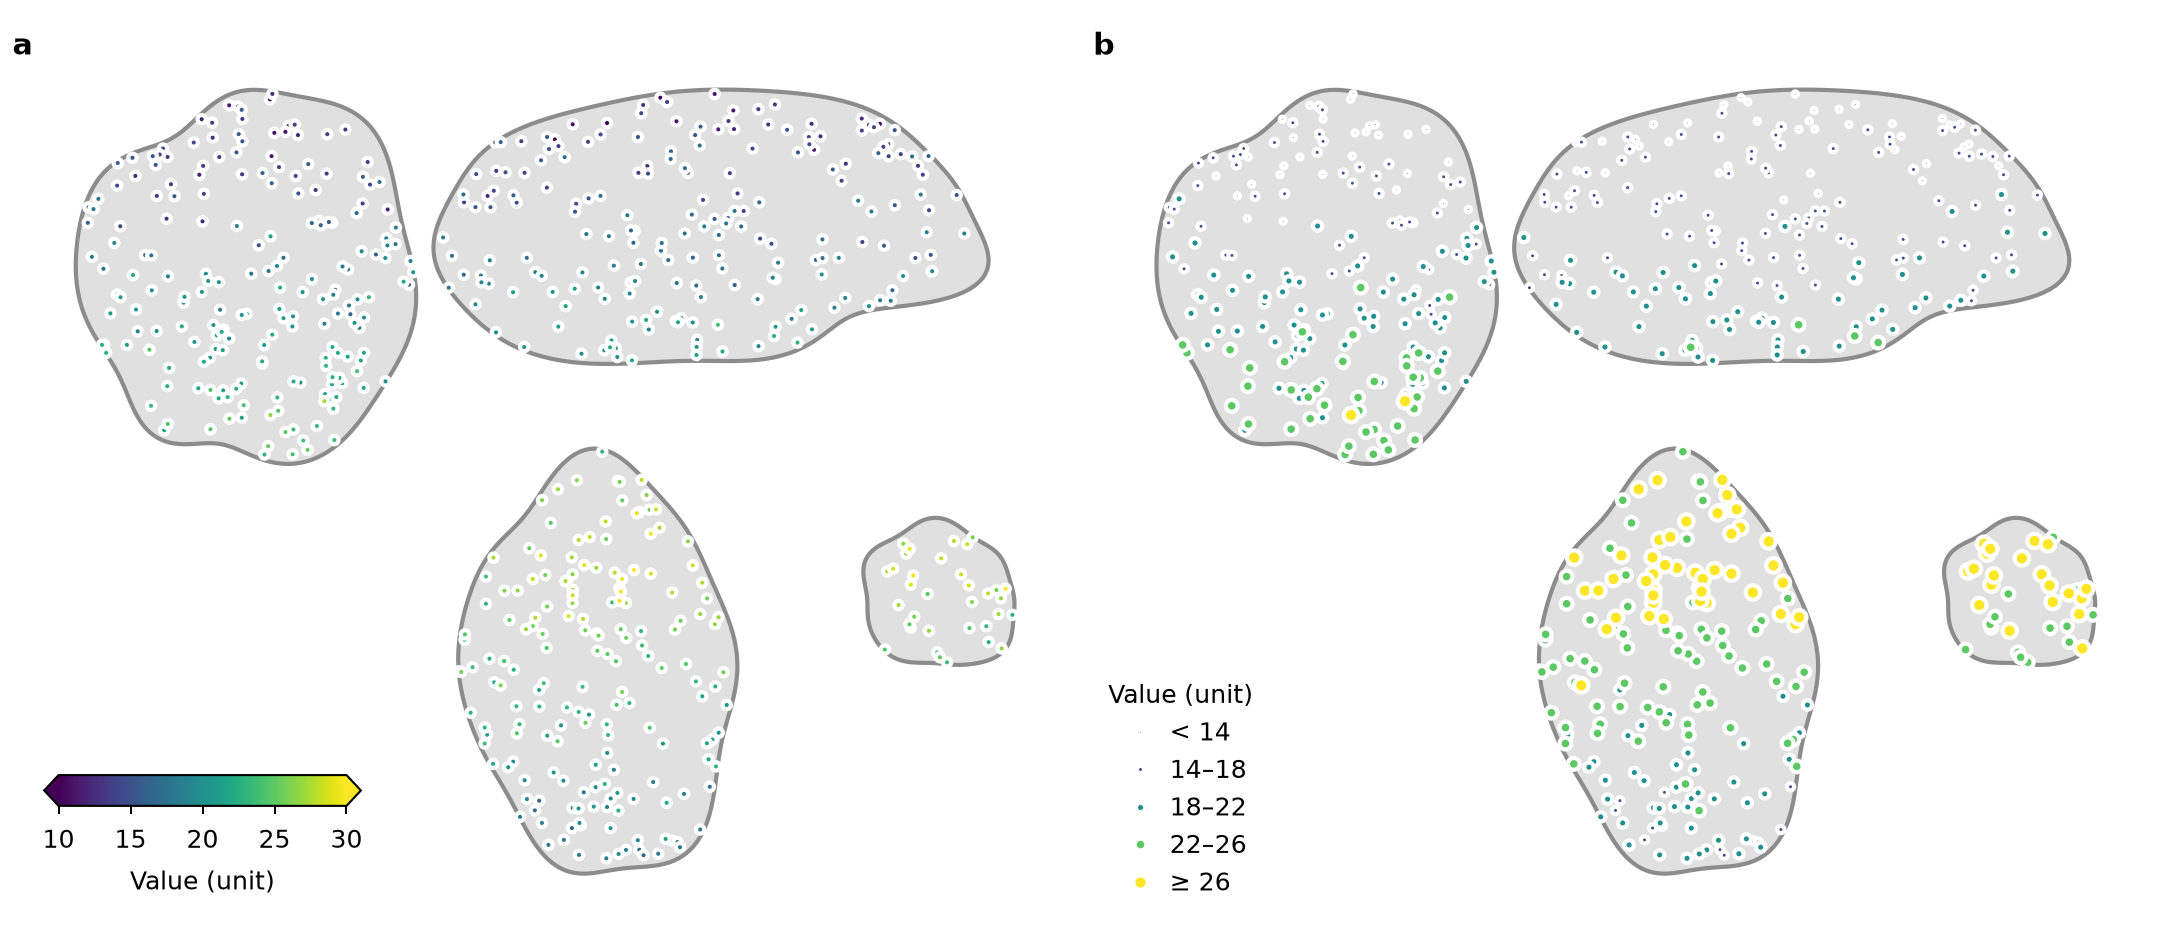

Write the Python code that produced this figure.
"""Point map: cities on gray land, value by color (a) or by color and size together (b).
Synthetic data. Writes snippet.png next to this file.
"""

import os
from pathlib import Path

import matplotlib.pyplot as plt
import numpy as np
from matplotlib.colors import BoundaryNorm, Normalize
from matplotlib.lines import Line2D
from matplotlib.patches import PathPatch
from matplotlib.path import Path as MplPath

MM = 1 / 25.4
STYLE_DIR = Path(__file__).resolve().parent / "../../../styles"
EXTENT = (-40, 80, -40, 60)  # lon_min, lon_max, lat_min, lat_max
# Land masses: center lon, center lat, half-width and half-height in degrees.
LANDS = [(-14, 30, 18, 22), (42, 38, 30, 16), (25, -12, 16, 22), (66, -5, 9, 8)]
LAND = {"facecolor": "0.88", "edgecolor": "0.55"}
N_CITIES = 600
VMIN, VMAX = 10, 30  # color scale of panel a
CLASSES = [10, 14, 18, 22, 26, 30]  # class edges of panel b
SIZES = [1.5, 3, 5, 8, 12]  # marker area (points²) per class in panel b


def wiggle(rng, n, scale, terms=8):
    t = np.linspace(0, 1, n, endpoint=False)
    return sum(scale / k * np.sin(2 * np.pi * k * t + rng.uniform(0, 2 * np.pi))
               for k in range(1, terms + 1))


def land_paths(rng):
    paths = []
    for lon, lat, rx, ry in LANDS:
        angle = np.linspace(0, 2 * np.pi, 200, endpoint=False)
        radius = 1 + wiggle(rng, angle.size, 0.12)
        ring = np.column_stack([lon + rx * radius * np.cos(angle),
                                lat + ry * radius * np.sin(angle)])
        paths.append(MplPath(np.vstack([ring, ring[:1]]), closed=True))
    return paths


def cities(rng, lands):
    """Cities inside the land masses; value falls with distance from the equator."""
    lon = rng.uniform(*EXTENT[:2], 20 * N_CITIES)
    lat = rng.uniform(*EXTENT[2:], 20 * N_CITIES)
    points = np.column_stack([lon, lat])
    keep = np.any([path.contains_points(points) for path in lands], axis=0)
    lon, lat = points[keep][:N_CITIES].T
    value = 28 - 0.3 * np.abs(lat) + rng.normal(0, 1.5, lon.size)
    return lon, lat, value


def base_map(ax, lands):
    for path in lands:
        ax.add_patch(PathPatch(path, **LAND))
    ax.set(xlim=EXTENT[:2], ylim=EXTENT[2:], aspect="equal")
    ax.set_axis_off()


def point_map(ax, lon, lat, value, norm, cmap, sizes=None):
    """Draw cities as filled circles. Without `sizes` every point has one size."""
    order = np.argsort(value)  # draw high values last so they are not hidden
    s = 4 if sizes is None else sizes[order]
    return ax.scatter(lon[order], lat[order], c=value[order], s=s, cmap=cmap, norm=norm,
                      edgecolors="white", zorder=3)


def class_legend(ax, norm, cmap):
    handles = []
    for i, (low, high) in enumerate(zip(CLASSES[:-1], CLASSES[1:])):
        color = cmap(norm((low + high) / 2))
        # The end classes also hold values beyond the outer edges.
        label = f"< {high}" if i == 0 else f"≥ {low}" if high == CLASSES[-1] else f"{low}–{high}"
        handles.append(Line2D([], [], linestyle="none", marker="o", markersize=np.sqrt(SIZES[i]),
                              markerfacecolor=color, markeredgecolor="white",
                              label=label))
    ax.legend(handles=handles, title="Value (unit)", loc="lower left", frameon=False,
              handletextpad=0.2, borderaxespad=0.2)


def main():
    rng = np.random.default_rng(3)
    lands = land_paths(rng)
    lon, lat, value = cities(rng, lands)
    cmap = plt.get_cmap("viridis")
    default = STYLE_DIR / "default.mplstyle"
    sheets = [default] if default.is_file() else []
    if selected := os.environ.get("CEDALION_STYLE"):
        sheet = Path(selected).expanduser()
        sheets.append(sheet if sheet.is_file() else STYLE_DIR / (selected.removesuffix(".mplstyle") + ".mplstyle"))
    map_frame = STYLE_DIR / "map.mplstyle"
    if map_frame.is_file():
        sheets.append(map_frame)
    width_mm = float(os.environ.get("CEDALION_WIDTH_MM", 183))
    with plt.style.context(sheets):
        fig, (ax_a, ax_b) = plt.subplots(1, 2, figsize=(width_mm * MM, 80 * MM), layout="constrained")

        base_map(ax_a, lands)
        points = point_map(ax_a, lon, lat, value, Normalize(VMIN, VMAX), cmap)
        bar = ax_a.inset_axes([0.03, 0.12, 0.3, 0.035])
        fig.colorbar(points, cax=bar, orientation="horizontal", extend="both",
                     ticks=range(VMIN, VMAX + 1, 5), label="Value (unit)")

        base_map(ax_b, lands)
        classes = BoundaryNorm(CLASSES, cmap.N, extend="neither")
        index = np.clip(np.digitize(value, CLASSES) - 1, 0, len(SIZES) - 1)
        clipped = np.clip(value, CLASSES[0], CLASSES[-1] - 1e-9)
        point_map(ax_b, lon, lat, clipped, classes, cmap, sizes=np.array(SIZES)[index])
        class_legend(ax_b, classes, cmap)

        for ax, letter in zip((ax_a, ax_b), "ab"):
            ax.text(0, 1, letter, transform=ax.transAxes, fontsize="large", fontweight="bold",
                    ha="left", va="top")
        fig.savefig(os.environ.get("CEDALION_SNIPPET_PNG", Path(__file__).with_name("snippet.png")), dpi=300)
        plt.close(fig)


if __name__ == "__main__":
    main()
